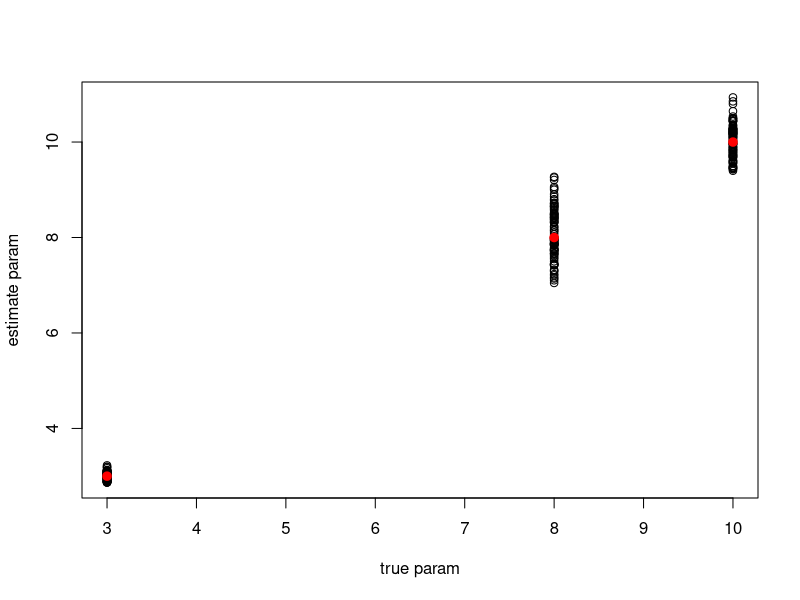

Source code (R):
## ---- chunk 1
LL = function(param, x){
  a0 = param[1]   #shape for prior
  d0 = param[2]   #rate for prior
  a1 = param[3]   #shape for sampling model
  
  n = length(x)
  
  C = d0 + a1 * x
  
  res = n * (lgamma(a0 + a1) - lgamma(a0) - lgamma(a1) + a0 * log(d0) + a1 * log(a1)) + sum((a1 - 1) * log(x)) - sum((a0 + a1) * log(C))
  
  return(-res)
  
}

###true parameter
a0 = 3
d0 = 10
a1 = 8

###optimize N = 100times
N = 100
est.a0 = rep(0,N)
est.d0 = rep(0,N)
est.a1 = rep(0,N)

for(i in 1:100){
  wt <- 1 / rgamma( 10000, shape=a0, rate= d0 ) 
  dt <- rgamma( 10000, shape=a1, rate=(a1/wt) )
  fit3 <- suppressMessages(nlminb( start=c(2,2,2), objective=LL, x=dt, lower=c(0,0,0) ))
  est.a0[i] = fit3$par[1]
  est.d0[i] = fit3$par[2]
  est.a1[i] = fit3$par[3]
}

plot(c(rep(c(a0,d0,a1),each = N)) ,c(est.a0,est.d0,est.a1), 
     xlab = "true param", ylab = "estimate param")
points(a0,a0,col = "red", pch = 19, lwd = 2)
points(d0,d0,col = "red", pch = 19, lwd = 2)
points(a1,a1,col = "red", pch = 19, lwd = 2)

